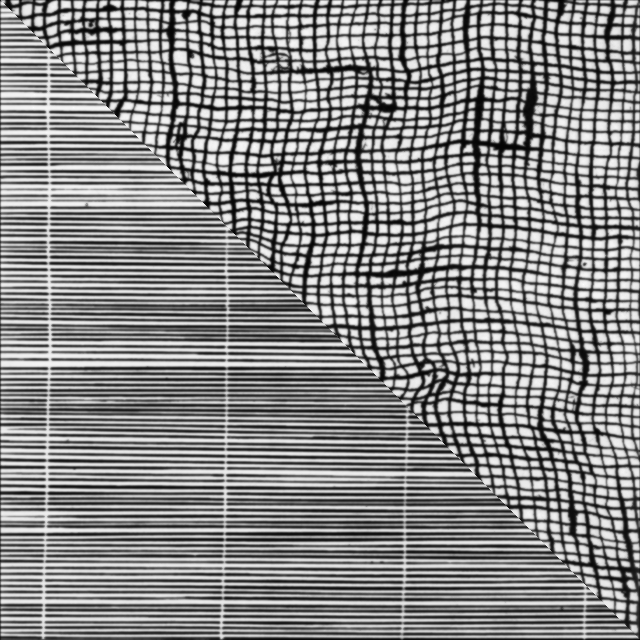
#> input picture exam2023/data_week4/2labels/training.png, 640 x 640 px
$ jupyter execute --allow-errors cheat_feature_based_segmentation.ipynb
#> lines starting #> are read from the running program, lines starting #| are printed output that depends on the picture; after the words box and inside, x2 and y2 are one past the last pixel; in counts of white or black regions, pixels touching at a corner belong together; long printed decimals are rounded
### exam2023/useful.py
import matplotlib.pyplot as plt
import matplotlib.colorbar as cbar
import numpy as np

def display_images(images, titles):
    """
    Displays 1, 2, 3, or 4 images with their respective titles and colorbars.

    Parameters:
    - images: List of images to display.
    - titles: List of titles corresponding to the images.
    """
    num_images = len(images)

    if num_images not in [1, 2, 3, 4]:
        raise ValueError("Number of images must be between 1 and 4.")

    if num_images == 1:
        fig, axs = plt.subplots(1, 1, figsize=(6, 5))
        axs = [axs]
    elif num_images == 2:
        fig, axs = plt.subplots(1, 2, figsize=(12, 5))
    elif num_images == 3:
        fig, axs = plt.subplots(1, 3, figsize=(18, 5))
    elif num_images == 4:
        fig, axs = plt.subplots(2, 2, figsize=(12, 10))

    axs = axs.flatten() if num_images > 1 else axs

    for i in range(num_images):
        im = axs[i].imshow(images[i], cmap='gray')
        axs[i].set_title(titles[i])
        axs[i].axis('off')
        fig.colorbar(im, ax=axs[i], fraction=0.046, pad=0.04)

    plt.tight_layout()
    plt.show()

# [146 lines left out: functions display_points, compute_transformation, sift_matching_translation, compute_rotation_from_covariance, not called in this run]

### exam2023/cheat_feature_based_segmentation.ipynb
[cell 1]
import numpy as np
import cv2
import matplotlib.pyplot as plt
import scipy.ndimage
from sklearn.cluster import KMeans
import random
from scipy.ndimage import gaussian_filter
import matplotlib.pyplot as plt
import numpy as np
import skimage.io
import scipy.ndimage
from cv2 import filter2D
import skimage.feature

import useful as us

[cell 2]
def get_gauss_feat_im(im, sigma=1, normalize=True):
    """Gauss derivative feaures for every image pixel.
    Arguments:
        image: a 2D image, shape (r, c).
        sigma: standard deviation for Gaussian derivatives.
        normalize: flag indicating normalization of features.
    Returns:
        imfeat: 3D array of size (r, c, 15) with a 15-dimentional feature
             vector for every pixel in the image.
    Author: vand@dtu.dk, 2020
    """

    r, c = im.shape
    imfeat = np.zeros((r, c, 15))
    imfeat[:, :, 0] = scipy.ndimage.gaussian_filter(im, sigma, order=0)
    imfeat[:, :, 1] = scipy.ndimage.gaussian_filter(im, sigma, order=[0, 1])
    imfeat[:, :, 2] = scipy.ndimage.gaussian_filter(im, sigma, order=[1, 0])
    imfeat[:, :, 3] = scipy.ndimage.gaussian_filter(im, sigma, order=[0, 2])
    imfeat[:, :, 4] = scipy.ndimage.gaussian_filter(im, sigma, order=[1, 1])
    imfeat[:, :, 5] = scipy.ndimage.gaussian_filter(im, sigma, order=[2, 0])
    imfeat[:, :, 6] = scipy.ndimage.gaussian_filter(im, sigma, order=[0, 3])
    imfeat[:, :, 7] = scipy.ndimage.gaussian_filter(im, sigma, order=[1, 2])
    imfeat[:, :, 8] = scipy.ndimage.gaussian_filter(im, sigma, order=[2, 1])
    imfeat[:, :, 9] = scipy.ndimage.gaussian_filter(im, sigma, order=[3, 0])
    imfeat[:, :, 10] = scipy.ndimage.gaussian_filter(im, sigma, order=[0, 4])
    imfeat[:, :, 11] = scipy.ndimage.gaussian_filter(im, sigma, order=[1, 3])
    imfeat[:, :, 12] = scipy.ndimage.gaussian_filter(im, sigma, order=[2, 2])
    imfeat[:, :, 13] = scipy.ndimage.gaussian_filter(im, sigma, order=[3, 1])
    imfeat[:, :, 14] = scipy.ndimage.gaussian_filter(im, sigma, order=[4, 0])

    if normalize:
        imfeat -= np.mean(imfeat, axis=(0, 1))
        im_std = np.std(imfeat, axis=(0, 1))
        im_std[im_std<10e-10] = 1
        imfeat /= im_std

    return imfeat

def get_gauss_feat_multi(im, sigma = [1, 2, 4], normalize = True):
    '''Multi-scale Gauss derivative feaures for every image pixel.
    Arguments:
        image: a 2D image, shape (r, c).
        sigma: list of standard deviations for Gaussian derivatives.
        normalize: flag indicating normalization of features.
    Returns:
        imfeat: a a 3D array of size (r*c, n_scale, 15) with n_scale features in each pixels, and
             n_scale is length of sigma. Each pixel contains a feature vector and feature
             image is size (r, c, 15*n_scale).
    Author: abda@dtu.dk, 2021

    '''
    imfeats = []
    for i in range(0, len(sigma)):
        feat = get_gauss_feat_im(im, sigma[i], normalize)
        imfeats.append(feat.reshape(-1, feat.shape[2]))

    imfeats = np.asarray(imfeats).transpose(1, 0, 2)
    return imfeats

[cell 3]
# Data directory
data_dir = 'data_week4/'

# Training of the data

[cell 4]
# Load images
im = cv2.imread(data_dir + '2labels/training.png', 0)
#> im is the input picture: shape (640, 640); min 0, max 253, mean 134.8
im_labels = cv2.imread(data_dir + '2labels/training_labels.png', 0)
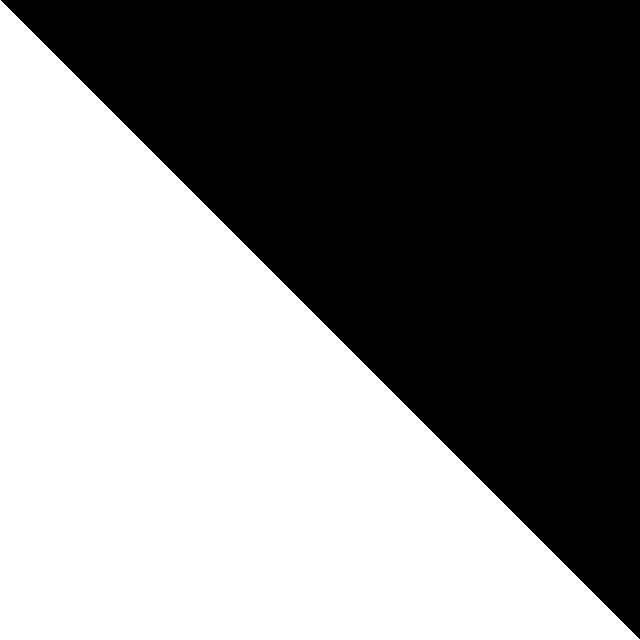
#> input picture exam2023/data_week4/2labels/training_labels.png, 640 x 640 px
#> im_labels: shape (640, 640); 50.1% white; 1 black region, box (x1, y1, x2, y2) and area: (1, 0, 640, 639) 204480

# Visualize images
us.display_images([im, im_labels], ['Image', 'Labels'])
#> in display_images, `num_images = len(images)`: num_images = 2
#> in display_images, `plt.show()`:
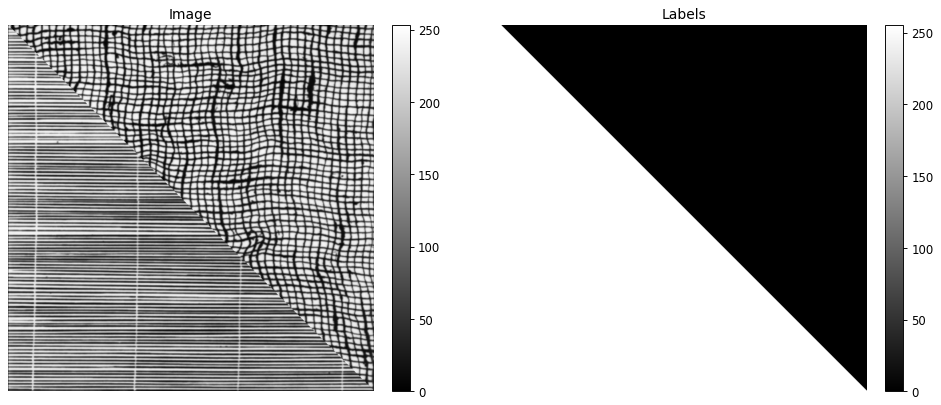
#> figure drawn by matplotlib, 4 panels

[cell 5]
# Define the scales for Gaussian derivatives
sigma = [1, 2, 4]

# Compute the multi-scale Gaussian features for the training image
imfeats = get_gauss_feat_multi(im, sigma, True)
#> after the loop in get_gauss_feat_multi, `for i in range(0, len(sigma)):`: imfeats = 3 items

# Reshape the features to match the original image dimensions
imfeats_reshaped = imfeats.reshape(im.shape[0], im.shape[1], -1)

# Display some of the computed features
plt.figure(figsize=(12, 12))
plt.subplots_adjust(wspace=0.4, hspace=0.6)
for i in range(min(imfeats_reshaped.shape[2], 15)):
    plt.subplot(5, 3, i+1)
    plt.imshow(imfeats_reshaped[:, :, i], cmap='gray')
    plt.title('Feature ' + str(i+1))
    plt.xticks([])
    plt.yticks([])
plt.show()
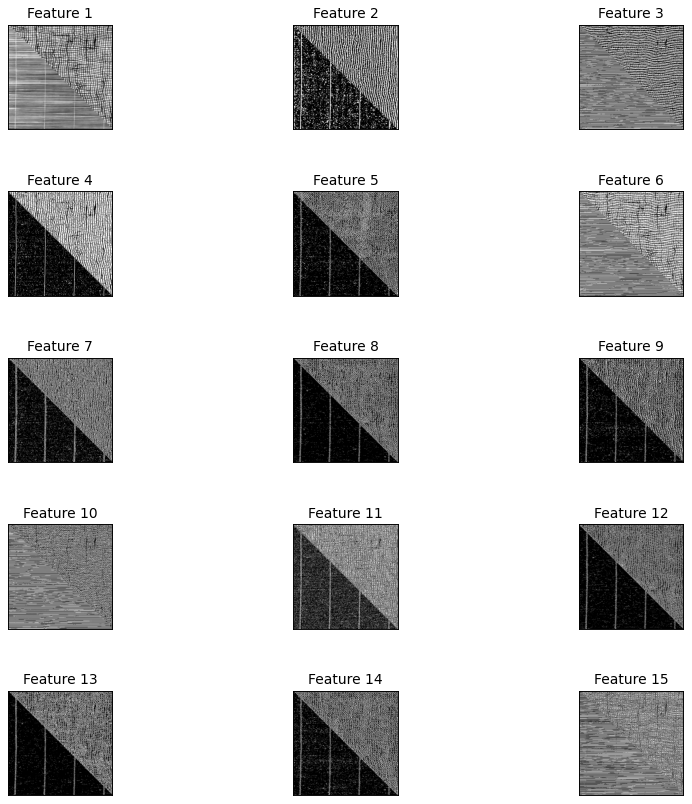
#> figure drawn by matplotlib, 15 panels

[cell 6]
# Flatten the feature image for further processing
imfeats_flattened = imfeats_reshaped.reshape(-1, imfeats_reshaped.shape[-1])
print(imfeats_flattened.shape)  # Output the shape for verification
#| (409600, 45)

[cell 7]
# Identify unique labels in the training labels image
unique_labels = np.unique(im_labels)
#> unique_labels = [0, 255]
nl = len(unique_labels)  # Number of unique labels
#> nl = 2

# Initialize the label probability image
r, c = im_labels.shape
#> r = 640; c = 640
L = np.zeros((r, c, nl))
for i, label in enumerate(unique_labels):
    L[:, :, i] = (im_labels == label).astype(int)
#> this loop made 2 passes
#> label on passes 1 to 2: 0, 255

# Flatten the label probability image for further processing
im_labels_prob = L
print(im_labels_prob.shape)  # Output the shape for verification
#| (640, 640, 2)

[cell 8]
# Flatten the label probability image for further processing
labels_flattened = im_labels_prob.reshape(-1, nl)
#> labels_flattened = 409600 pairs, first value 0 to 1, second value 0 to 1
print(labels_flattened.shape)  # Output the shape for verification
#| (409600, 2)

[cell 9]
# Select a random subset of feature vectors and corresponding labels
num_samples = 5000
indices = random.sample(range(imfeats_flattened.shape[0]), num_samples)

# Extract the random sample of features and labels
sample_feats = imfeats_flattened[indices]
sample_labels = labels_flattened[indices]
#> sample_labels = 5000 pairs, first value 0 to 1, second value 0 to 1
print("Shape of sample_feats: ", sample_feats.shape)  # Output the shape for verification
#| Shape of sample_feats:  (5000, 45)
print("Shape of sample_labels: ", sample_labels.shape)  # Output the shape for verification
#| Shape of sample_labels:  (5000, 2)

[cell 10]
# Perform K-means clustering on the sample features
num_clusters = 100
kmeans = KMeans(n_clusters=num_clusters, random_state=42)
kmeans.fit(sample_feats)
cluster_centers = kmeans.cluster_centers_
print("Shape of cluster_centers: ", cluster_centers.shape)  # Output the shape for verification

[cell 11]
# Initialize the label probabilities for each cluster
label_probs = np.zeros((num_clusters, im_labels_prob.shape[-1]))

# Assign label probabilities based on the clusters
labels_pred = kmeans.predict(sample_feats)
#> labels_pred = 5000 values, max 99 at index 144, min 0 at index 207, mean 44.35
for i in range(num_clusters):
    cluster_indices = np.where(labels_pred == i)[0]
    if len(cluster_indices) > 0:
        cluster_labels = sample_labels[cluster_indices]
        label_probs[i] = np.mean(cluster_labels, axis=0)
#> this loop made 100 passes
#> (cluster_indices, cluster_labels) on pass 12: ([624], [[1, 0]])
#> after the loop, label_probs = 100 pairs, first value 0 to 1, second value 0 to 1

# Output a few label probabilities for verification
print(label_probs[:5])
#| [[0.5882 0.4118]
#|  [1.         0.        ]
#|  [0.01695 0.9831]
#|  [0.009346 0.9907]
#|  [0.9474 0.05263]]
print("Shape of label_probs: ", label_probs.shape)
#| Shape of label_probs:  (100, 2)

# Apply to an image

[cell 12]
# Load the test image
im = cv2.imread(data_dir + '2labels/test_easy.png', 0)
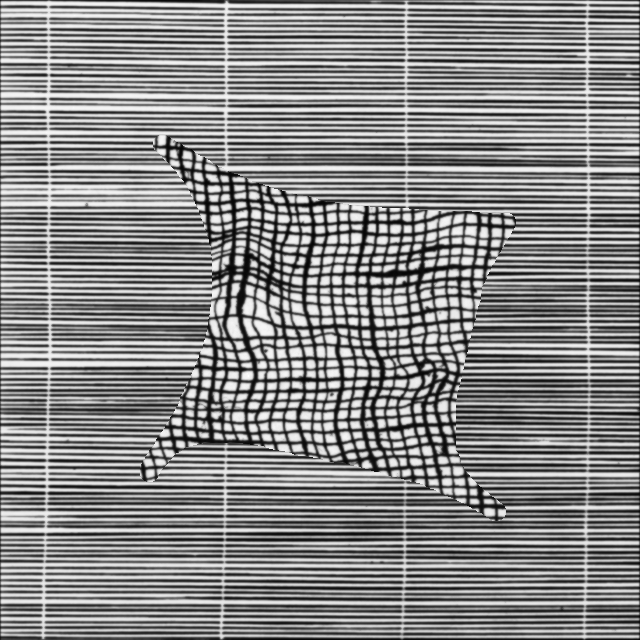
#> input picture exam2023/data_week4/2labels/test_easy.png, 640 x 640 px
#> im is the input picture: shape (640, 640); min 0, max 255, mean 135

# Display the test image
us.display_images([im], ['Test Image'])
#> in display_images (call 2), `num_images = len(images)`: num_images = 1
#> in display_images (call 2), `axs = axs.flatten() if num_images > 1 else axs`: axs = 1 item
#> in display_images (call 2), `plt.show()`:
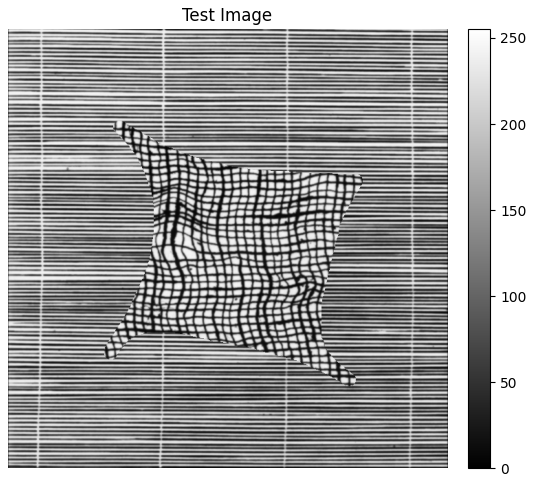
#> figure drawn by matplotlib, 2 panels

[cell 13]
# Compute the multi-scale Gaussian features for the test image
test_imfeats = get_gauss_feat_multi(im, sigma, True)

# Reshape the features to match the original image dimensions
test_imfeats_reshaped = test_imfeats.reshape(im.shape[0], im.shape[1], -1)
print("Shape of test_imfeats_reshaped: ", test_imfeats_reshaped.shape)
#| Shape of test_imfeats_reshaped:  (640, 640, 45)

# Flatten the feature image for clustering
test_imfeats_flattened = test_imfeats_reshaped.reshape(-1, test_imfeats_reshaped.shape[-1])
print("Shape of test_imfeats_flattened: ", test_imfeats_flattened.shape)
#| Shape of test_imfeats_flattened:  (409600, 45)

[cell 14]
# Find the nearest cluster for each feature in the test image
nearest_clusters = kmeans.predict(test_imfeats_flattened)

# Reshape the nearest clusters array to match the test image dimensions
nearest_cluster_image = nearest_clusters.reshape(im.shape)
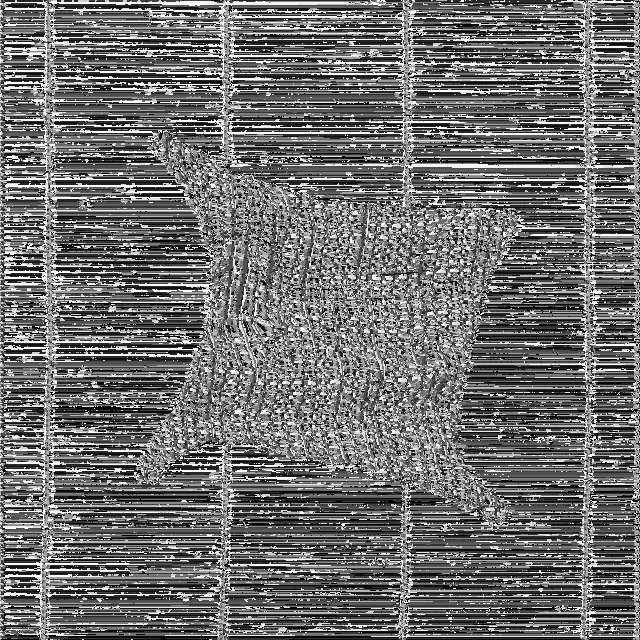
#> nearest_cluster_image: shape (640, 640) int32; min 0, max 99, mean 42.9; drawn with min black and max white

# Display the nearest cluster centers
plt.figure(figsize=(6, 6))
plt.imshow(nearest_cluster_image, cmap='nipy_spectral')
plt.title('Nearest Cluster Centers')
plt.colorbar()
plt.show()
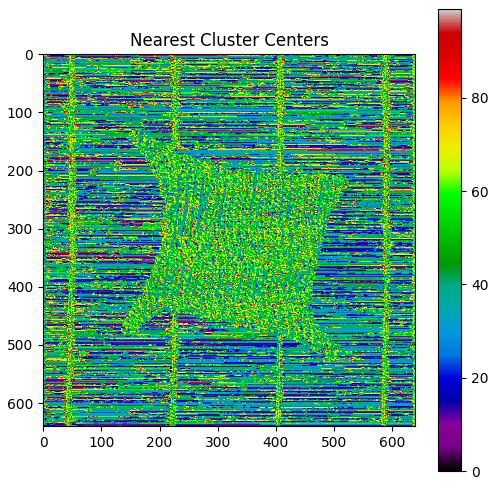
#> figure drawn by matplotlib, 2 panels

[cell 15]
# Initialize the probability image for the test image
r, c = im.shape
nl = label_probs.shape[1]
probability_image = np.zeros((r, c, nl))

# Fill in the probability image based on the nearest clusters
for i in range(r):
    for j in range(c):
        cluster_index = nearest_cluster_image[i, j]
        probability_image[i, j, :] = label_probs[cluster_index]

# Compute the segmentation by taking the maximum probability label for each pixel
segmentation = np.argmax(probability_image, axis=2)
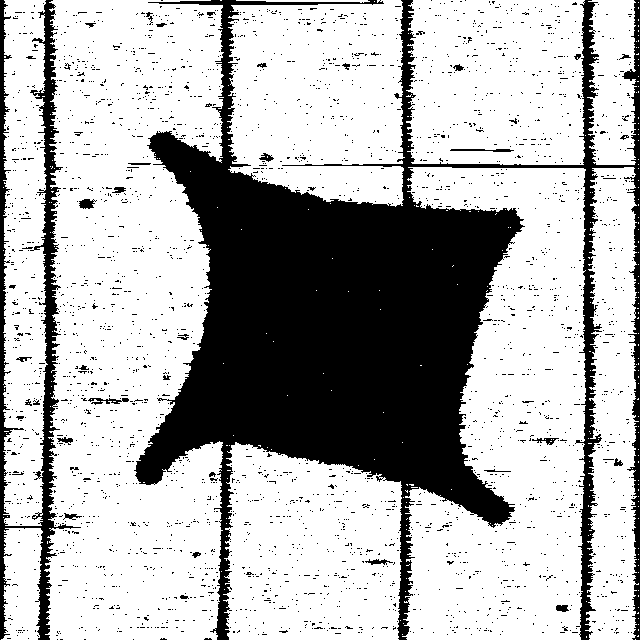
#> segmentation: shape (640, 640) int64; values 0 (black) and 1 (white), 70.7% white; 2844 black regions (2805 under 20 px), largest, box (x1, y1, x2, y2) and area: (134, 0, 640, 640) 101913, (0, 0, 81, 640) 9965, (88, 398, 129, 405) 141

# Optional: Smooth the probability image before selecting the most probable label
smoothed_probability_image = np.zeros_like(probability_image)
for i in range(nl):
    smoothed_probability_image[:, :, i] = gaussian_filter(probability_image[:, :, i], sigma=1)

# Recompute the segmentation based on the smoothed probability image
smoothed_segmentation = np.argmax(smoothed_probability_image, axis=2)
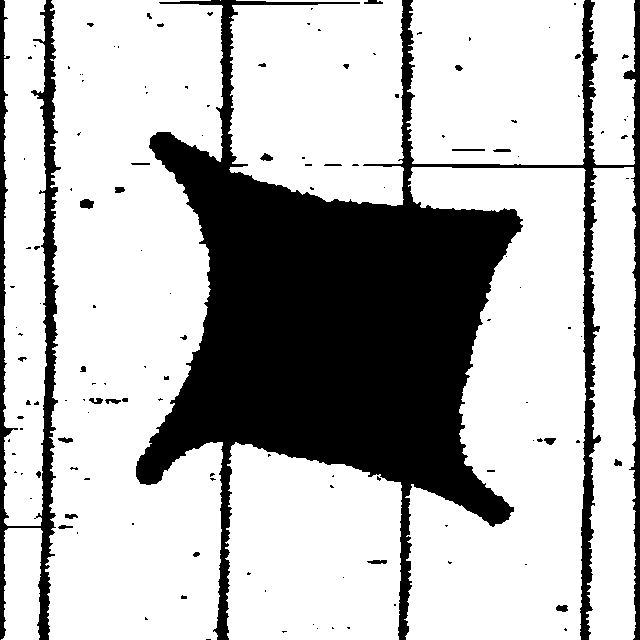
#> smoothed_segmentation: shape (640, 640) int64; values 0 (black) and 1 (white), 72.5% white; 135 black regions (104 under 20 px), largest, box (x1, y1, x2, y2) and area: (136, 0, 640, 640) 101110, (0, 0, 61, 640) 9453, (80, 199, 94, 209) 108

# Display the segmentation results
plt.figure(figsize=(10, 5))
plt.subplot(1, 2, 1)
plt.imshow(segmentation, cmap='nipy_spectral')
plt.title('Segmentation without Smoothing')
plt.subplot(1, 2, 2)
plt.imshow(smoothed_segmentation, cmap='nipy_spectral')
plt.title('Segmentation with Smoothing')
plt.show()

# With a given dictionary

[cell 16]
# Data directory
data_dir = 'data_2023/'

#> (a cell that did not finish here is left out)

#> (a cell that did not finish here is left out)

# Probability of being in each class

[cell 19]
image1 = np.array([4, 350, 1])
#> image1 = [4, 350, 1]
image2 = np.array([45, 147, 36])

image = image1 + image2
#> image = [49, 497, 37]
prob = image/image.sum() # Probability of each class
#> prob = [0.084, 0.852, 0.0635]
print('Probability of each class:', prob)
#| Probability of each class: [0.08405 0.8525 0.06346]

# Dictionary clustering given distances and labels

[cell 20]
# Data directory
data_dir = 'data_2021/'

[cell 21]
# Open the data
distances = np.loadtxt(data_dir + 'distances.txt')
labels = np.loadtxt(data_dir + 'labels.txt')

print("Sample of distances:\n", distances[:3])
print("Sample of labels:\n", labels[:3])

[cell 22]
num_clusters = distances.shape[0]
num_classes = len(np.unique(labels))

print(f'Number of clusters: {num_clusters}')
print(f'Number of classes: {num_classes}')

[cell 23]
cluster_of_interest = 1  # Index for cluster 2 (0-based index)
idx = np.argmin(distances, axis=0) == cluster_of_interest
num_pixels_closer_to_cluster = idx.sum()

print(f'Number of pixels closer to cluster {cluster_of_interest + 1}: {num_pixels_closer_to_cluster}')

[cell 24]
class_counts = np.array([np.sum(labels[idx] == i) for i in range(1, num_classes + 1)])
#> class_counts = [7, 6]

for i in range(1, num_classes + 1):
    print(f'Number of pixels labeled as class {i}: {class_counts[i - 1]}')

[cell 25]
probabilities = class_counts / num_pixels_closer_to_cluster
#> probabilities = [0.538, 0.462]

for i in range(1, num_classes + 1):
    print(f'Probability of class {i}: {probabilities[i - 1]:.2f}')

[cell 26]
total_pixels = labels.shape[0]
print(f'Total number of pixels: {total_pixels}')

overall_class_distribution = np.array([np.sum(labels == i) for i in range(1, num_classes + 1)])
print("Overall class distribution:")
for i in range(1, num_classes + 1):
    print(f'Class {i}: {overall_class_distribution[i - 1]} pixels, {overall_class_distribution[i - 1] / total_pixels:.2f} of total')

print("Comparison of cluster-specific probabilities with overall probabilities:")
for i in range(1, num_classes + 1):
    overall_prob = overall_class_distribution[i - 1] / total_pixels
    print(f'Class {i}: Cluster-specific probability: {probabilities[i - 1]:.2f}, Overall probability: {overall_prob:.2f}')
